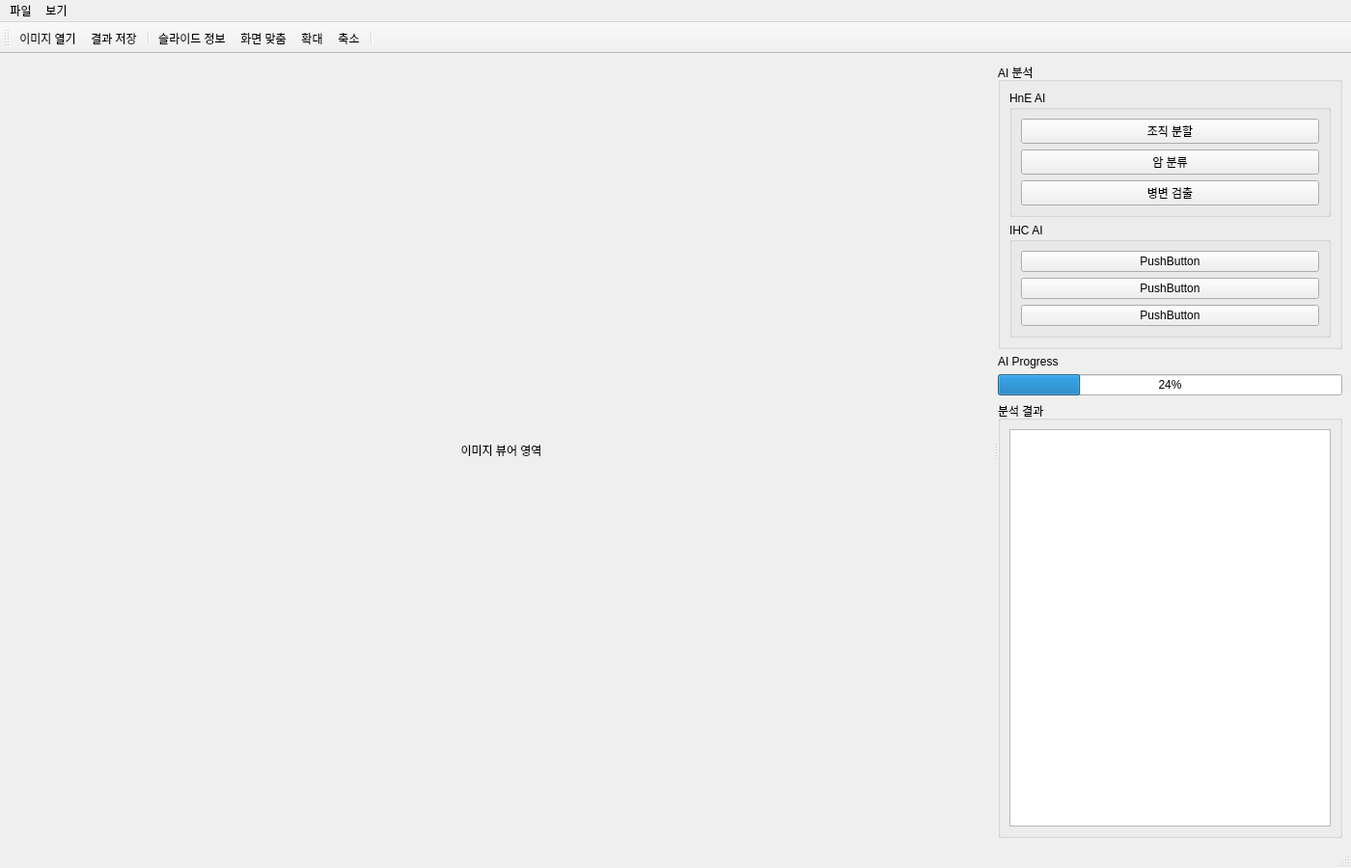
<?xml version="1.0" encoding="UTF-8"?>
<ui version="4.0">
 <class>MainWindow</class>
 <widget class="QMainWindow" name="MainWindow">
  <property name="geometry">
   <rect>
    <x>0</x>
    <y>0</y>
    <width>1400</width>
    <height>900</height>
   </rect>
  </property>
  <property name="windowTitle">
   <string>병리 이미지 분석 시스템</string>
  </property>
  <widget class="QWidget" name="centralwidget">
   <layout class="QVBoxLayout" name="verticalLayout">
    <item>
     <widget class="QSplitter" name="splitter">
      <property name="orientation">
       <enum>Qt::Horizontal</enum>
      </property>
      <widget class="QWidget" name="leftPanel" native="true">
       <layout class="QVBoxLayout" name="verticalLayout_2">
        <item>
         <widget class="QLabel" name="imageViewer">
          <property name="minimumSize">
           <size>
            <width>800</width>
            <height>600</height>
           </size>
          </property>
          <property name="text">
           <string>이미지 뷰어 영역</string>
          </property>
          <property name="alignment">
           <set>Qt::AlignCenter</set>
          </property>
         </widget>
        </item>
       </layout>
      </widget>
      <widget class="QWidget" name="rightPanel" native="true">
       <property name="minimumSize">
        <size>
         <width>300</width>
         <height>0</height>
        </size>
       </property>
       <layout class="QVBoxLayout" name="verticalLayout_3">
        <item>
         <widget class="QGroupBox" name="groupBox">
          <property name="title">
           <string>AI 분석</string>
          </property>
          <layout class="QVBoxLayout" name="verticalLayout_4">
           <item>
            <widget class="QGroupBox" name="heAIBox">
             <property name="title">
              <string>HnE AI</string>
             </property>
             <layout class="QVBoxLayout" name="verticalLayout_7">
              <item>
               <widget class="QPushButton" name="btnSegmentation">
                <property name="text">
                 <string>조직 분할</string>
                </property>
               </widget>
              </item>
              <item>
               <widget class="QPushButton" name="btnClassification">
                <property name="text">
                 <string>암 분류</string>
                </property>
               </widget>
              </item>
              <item>
               <widget class="QPushButton" name="btnDetection">
                <property name="text">
                 <string>병변 검출</string>
                </property>
               </widget>
              </item>
             </layout>
            </widget>
           </item>
           <item>
            <widget class="QGroupBox" name="ihcAIBox">
             <property name="title">
              <string>IHC AI</string>
             </property>
             <layout class="QVBoxLayout" name="verticalLayout_8">
              <item>
               <widget class="QPushButton" name="pushButton">
                <property name="text">
                 <string>PushButton</string>
                </property>
               </widget>
              </item>
              <item>
               <widget class="QPushButton" name="pushButton_2">
                <property name="text">
                 <string>PushButton</string>
                </property>
               </widget>
              </item>
              <item>
               <widget class="QPushButton" name="pushButton_3">
                <property name="text">
                 <string>PushButton</string>
                </property>
               </widget>
              </item>
             </layout>
            </widget>
           </item>
          </layout>
         </widget>
        </item>
        <item>
         <widget class="QLabel" name="progressLabel">
          <property name="text">
           <string>AI Progress</string>
          </property>
         </widget>
        </item>
        <item>
         <widget class="QProgressBar" name="progressBar">
          <property name="value">
           <number>24</number>
          </property>
         </widget>
        </item>
        <item>
         <widget class="QGroupBox" name="groupBox_2">
          <property name="title">
           <string>분석 결과</string>
          </property>
          <layout class="QVBoxLayout" name="verticalLayout_5">
           <item>
            <widget class="QTextEdit" name="resultText">
             <property name="readOnly">
              <bool>true</bool>
             </property>
            </widget>
           </item>
          </layout>
         </widget>
        </item>
       </layout>
      </widget>
     </widget>
    </item>
   </layout>
  </widget>
  <widget class="QMenuBar" name="menubar">
   <property name="geometry">
    <rect>
     <x>0</x>
     <y>0</y>
     <width>1400</width>
     <height>22</height>
    </rect>
   </property>
   <widget class="QMenu" name="menuFile">
    <property name="title">
     <string>파일</string>
    </property>
    <addaction name="actionOpenImage"/>
    <addaction name="actionSaveResults"/>
   </widget>
   <widget class="QMenu" name="menuView">
    <property name="title">
     <string>보기</string>
    </property>
    <addaction name="actionZoomIn"/>
    <addaction name="actionZoomOut"/>
    <addaction name="actionFitWindow"/>
    <addaction name="actionSlideInfo"/>
   </widget>
   <addaction name="menuFile"/>
   <addaction name="menuView"/>
  </widget>
  <widget class="QStatusBar" name="statusbar"/>
  <widget class="QToolBar" name="toolBar">
   <property name="windowTitle">
    <string>toolBar</string>
   </property>
   <attribute name="toolBarArea">
    <enum>TopToolBarArea</enum>
   </attribute>
   <attribute name="toolBarBreak">
    <bool>false</bool>
   </attribute>
   <addaction name="actionOpenImage"/>
   <addaction name="actionSaveResults"/>
   <addaction name="separator"/>
   <addaction name="actionSlideInfo"/>
   <addaction name="actionFitWindow"/>
   <addaction name="actionZoomIn"/>
   <addaction name="actionZoomOut"/>
   <addaction name="separator"/>
  </widget>
  <action name="actionOpenImage">
   <property name="icon">
    <iconset>
     <normaloff>../icon/Open.png</normaloff>../icon/Open.png</iconset>
   </property>
   <property name="text">
    <string>이미지 열기</string>
   </property>
  </action>
  <action name="actionSaveResults">
   <property name="checkable">
    <bool>false</bool>
   </property>
   <property name="icon">
    <iconset>
     <normaloff>../icon/save.png</normaloff>../icon/save.png</iconset>
   </property>
   <property name="text">
    <string>결과 저장</string>
   </property>
  </action>
  <action name="actionZoomIn">
   <property name="icon">
    <iconset theme="열기">
     <normaloff>.</normaloff>.</iconset>
   </property>
   <property name="text">
    <string>확대</string>
   </property>
   <property name="autoRepeat">
    <bool>false</bool>
   </property>
   <property name="visible">
    <bool>false</bool>
   </property>
   <property name="iconVisibleInMenu">
    <bool>true</bool>
   </property>
   <property name="shortcutVisibleInContextMenu">
    <bool>true</bool>
   </property>
  </action>
  <action name="actionZoomOut">
   <property name="text">
    <string>축소</string>
   </property>
   <property name="autoRepeat">
    <bool>false</bool>
   </property>
   <property name="visible">
    <bool>false</bool>
   </property>
  </action>
  <action name="actionFitWindow">
   <property name="icon">
    <iconset>
     <normaloff>../icon/ScreenFill.png</normaloff>../icon/ScreenFill.png</iconset>
   </property>
   <property name="text">
    <string>화면 맞춤</string>
   </property>
  </action>
  <action name="actionSlideInfo">
   <property name="icon">
    <iconset>
     <normaloff>../icon/Info.png</normaloff>../icon/Info.png</iconset>
   </property>
   <property name="text">
    <string>슬라이드 정보</string>
   </property>
   <property name="toolTip">
    <string>슬라이드 정보 보기 (MPP, 배율, 크기 등)</string>
   </property>
  </action>
  <action name="actionSlideInfo_2">
   <property name="text">
    <string>actionSlideInfo</string>
   </property>
  </action>
 </widget>
 <resources/>
 <connections/>
</ui>
